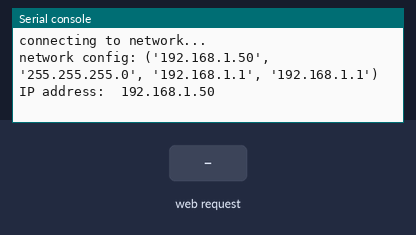
Simulated run of this program. Board: ESP32 board running MicroPython. Parts: the last lines printed to the serial console. The inputs (shaded band) are chosen by the test bench. WiFi joins after 1.5 s; the clock reads 2024-03-15 10:24:30 at power-on unless the program sets it.

Above: at 2.7 s.
2.8 s: HTTP request GET / received
At 3.7 s:
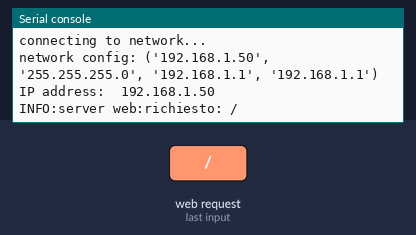
4.3 s: HTTP request GET /redirect received
At 4.9 s:
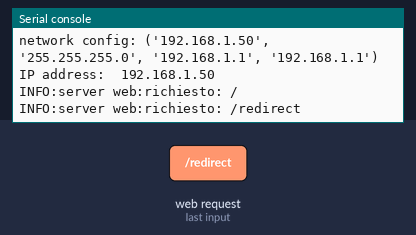
5.8 s: HTTP request GET /table received
At 7.2 s:
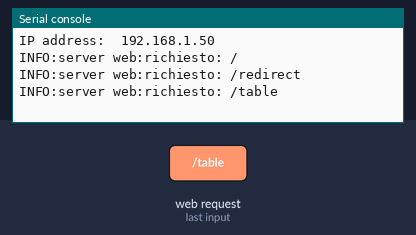

The program:

hello_world.py
```python
#!/usr/bin/env micropython

#################################################
import network

def do_connect():
    wlan = network.WLAN(network.STA_IF)
    wlan.active(True)
    if not wlan.isconnected():
        print('connecting to network...')
        wlan.connect("USER", "PASSWORD")
        while not wlan.isconnected():
            pass
    print('network config:', wlan.ifconfig())
    return wlan.ifconfig()[0]

ip = do_connect()
print('IP address: ', ip)
##################################################

import tinyweb

# Create web server application
app = tinyweb.webserver()

import logging
logging.basicConfig(level=logging.DEBUG)
log = logging.getLogger("server web")

# Index page
@app.route('/')
async def index(request, response):
    log.info("richiesto: /")
    # Start HTTP response with content-type text/html
    await response.start_html()
    # Send actual HTML page
    await response.send('<html><body><h1>Hello, world! (<a href="/table">table</a>)</h1></html>\n')


# HTTP redirection
@app.route('/redirect')
async def redirect(request, response):
    log.info("richiesto: /redirect")
    # Start HTTP response with content-type text/html
    await response.redirect('/')


# Another one, more complicated page
@app.route('/table')
async def table(request, response):
    log.info("richiesto: /table")
    # Start HTTP response with content-type text/html
    await response.start_html()
    await response.send('<html><body><h1>Simple table</h1>'
                        '<table border=1 width=400>'
                        '<tr><td>Name</td><td>Some Value</td></tr>')
    for i in range(10):
        await response.send('<tr><td>Name{}</td><td>Value{}</td></tr>'.format(i, i))
    await response.send('</table>'
                        '</html>')


def run():
    app.run(host='0.0.0.0', port=8081)


if __name__ == '__main__':
    run()
    # To test your server:
    # - Terminal:
    #   $ curl http://localhost:8081
    #   or
    #   $ curl http://localhost:8081/table
    #
    # - Browser:
    #   http://localhost:8081
    #   http://localhost:8081/table
    #
    # - To test HTTP redirection:
    #   curl http://localhost:8081/redirect -v
```

logging.py
```python
from micropython import const

import sys
import time

CRITICAL = const(50)
ERROR = const(40)
WARNING = const(30)
INFO = const(20)
DEBUG = const(10)
NOTSET = const(0)

_DEFAULT_LEVEL = const(WARNING)

_level_dict = {
    CRITICAL: "CRITICAL",
    ERROR: "ERROR",
    WARNING: "WARNING",
    INFO: "INFO",
    DEBUG: "DEBUG",
    NOTSET: "NOTSET",
}

_loggers = {}
_stream = sys.stderr
_default_fmt = "%(levelname)s:%(name)s:%(message)s"
_default_datefmt = "%Y-%m-%d %H:%M:%S"


class LogRecord:
    def set(self, name, level, message):
        self.name = name
        self.levelno = level
        self.levelname = _level_dict[level]
        self.message = message
        self.ct = time.time()
        self.msecs = int((self.ct - int(self.ct)) * 1000)
        self.asctime = None


class Handler:
    def __init__(self, level=NOTSET):
        self.level = level
        self.formatter = None

    def close(self):
        pass

    def setLevel(self, level):
        self.level = level

    def setFormatter(self, formatter):
        self.formatter = formatter

    def format(self, record):
        return self.formatter.format(record)


class StreamHandler(Handler):
    def __init__(self, stream=None):
        self.stream = _stream if stream is None else stream
        self.terminator = "\n"

    def close(self):
        if hasattr(self.stream, "flush"):
            self.stream.flush()

    def emit(self, record):
        if record.levelno >= self.level:
            self.stream.write(self.format(record) + self.terminator)


class FileHandler(StreamHandler):
    def __init__(self, filename, mode="a", encoding="UTF-8"):
        super().__init__(stream=open(filename, mode=mode, encoding=encoding))

    def close(self):
        super().close()
        self.stream.close()


class Formatter:
    def __init__(self, fmt=None, datefmt=None):
        self.fmt = _default_fmt if fmt is None else fmt
        self.datefmt = _default_datefmt if datefmt is None else datefmt

    def usesTime(self):
        return "asctime" in self.fmt

    def formatTime(self, datefmt, record):
        if hasattr(time, "strftime"):
            return time.strftime(datefmt, time.localtime(record.ct))
        return None

    def format(self, record):
        if self.usesTime():
            record.asctime = self.formatTime(self.datefmt, record)
        return self.fmt % {
            "name": record.name,
            "message": record.message,
            "msecs": record.msecs,
            "asctime": record.asctime,
            "levelname": record.levelname,
        }


class Logger:
    def __init__(self, name, level=NOTSET):
        self.name = name
        self.level = level
        self.handlers = []
        self.record = LogRecord()

    def setLevel(self, level):
        self.level = level

    def isEnabledFor(self, level):
        return level >= self.getEffectiveLevel()

    def getEffectiveLevel(self):
        return self.level or getLogger().level or _DEFAULT_LEVEL

    def log(self, level, msg, *args):
        if self.isEnabledFor(level):
            if args:
                if isinstance(args[0], dict):
                    args = args[0]
                msg = msg % args
            self.record.set(self.name, level, msg)
            handlers = self.handlers
            if not handlers:
                handlers = getLogger().handlers
            for h in handlers:
                h.emit(self.record)

    def debug(self, msg, *args):
        self.log(DEBUG, msg, *args)

    def info(self, msg, *args):
        self.log(INFO, msg, *args)

    def warning(self, msg, *args):
        self.log(WARNING, msg, *args)

    def error(self, msg, *args):
        self.log(ERROR, msg, *args)

    def critical(self, msg, *args):
        self.log(CRITICAL, msg, *args)

    def exception(self, msg, *args):
        self.log(ERROR, msg, *args)
        if hasattr(sys, "exc_info"):
            sys.print_exception(sys.exc_info()[1], _stream)

    def addHandler(self, handler):
        self.handlers.append(handler)

    def hasHandlers(self):
        return len(self.handlers) > 0


def getLogger(name=None):
    if name is None:
        name = "root"
    if name not in _loggers:
        _loggers[name] = Logger(name)
        if name == "root":
            basicConfig()
    return _loggers[name]


def log(level, msg, *args):
    getLogger().log(level, msg, *args)


def debug(msg, *args):
    getLogger().debug(msg, *args)


def info(msg, *args):
    getLogger().info(msg, *args)


def warning(msg, *args):
    getLogger().warning(msg, *args)


def error(msg, *args):
    getLogger().error(msg, *args)


def critical(msg, *args):
    getLogger().critical(msg, *args)


def exception(msg, *args):
    getLogger().exception(msg, *args)


def shutdown():
    for k, logger in _loggers.items():
        for h in logger.handlers:
            h.close()
        _loggers.pop(logger, None)


def addLevelName(level, name):
    _level_dict[level] = name


def basicConfig(
    filename=None,
    filemode="a",
    format=None,
    datefmt=None,
    level=WARNING,
    stream=None,
    encoding="UTF-8",
    force=False,
):
    if "root" not in _loggers:
        _loggers["root"] = Logger("root")

    logger = _loggers["root"]

    if force or not logger.handlers:
        for h in logger.handlers:
            h.close()
        logger.handlers = []

        if filename is None:
            handler = StreamHandler(stream)
        else:
            handler = FileHandler(filename, filemode, encoding)

        handler.setLevel(level)
        handler.setFormatter(Formatter(format, datefmt))

        logger.setLevel(level)
        logger.addHandler(handler)


if hasattr(sys, "atexit"):
    sys.atexit(shutdown)
```

Measured:
- after the input at 2.8 s, the serial console: prints a new line at once (image 1)
- after the input at 4.3 s, the serial console: prints a new line at once (image 2)
- after the input at 5.8 s, the serial console: prints a new line at once (image 3)
